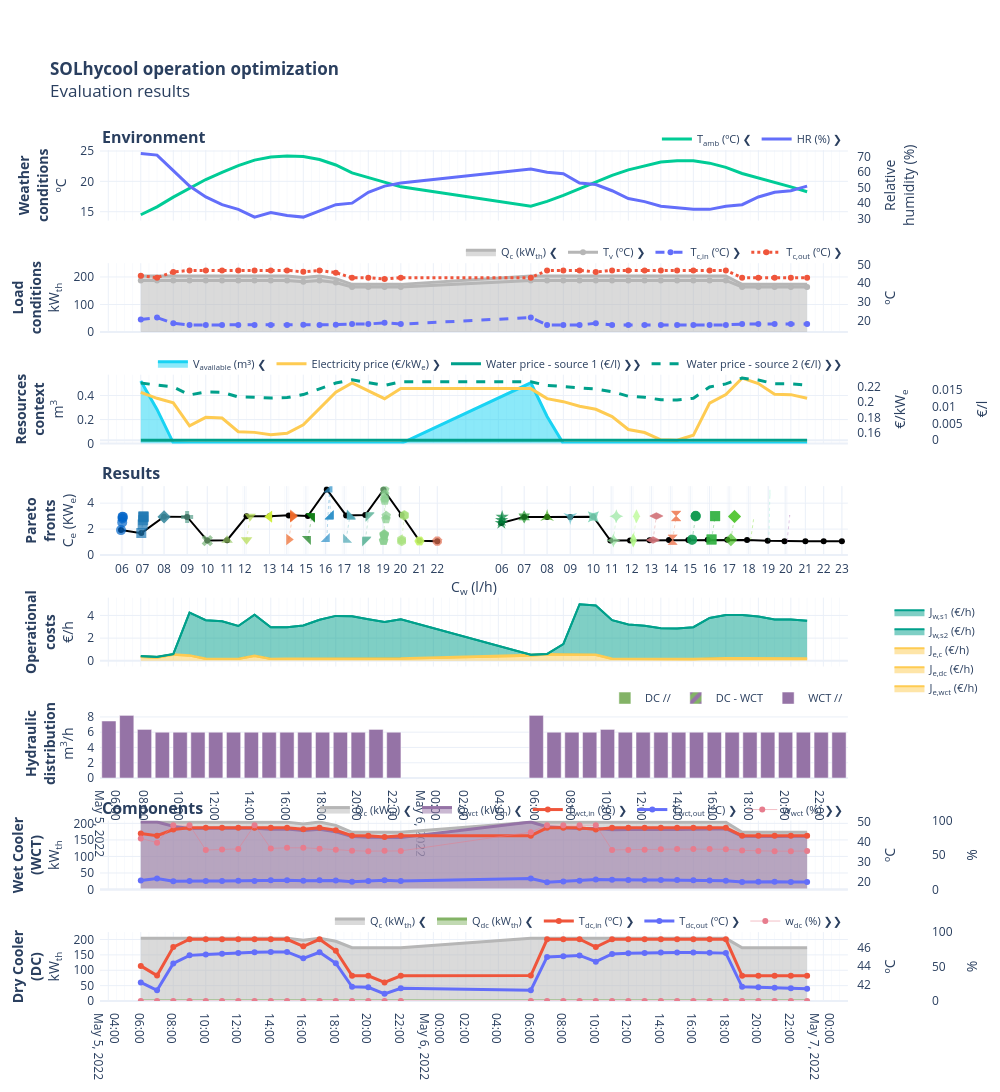

Here is the notebook cell this chart was saved with:
### Code cell
import hjson
from solhycool_visualization.objects import HorizonResultsVisualizer

hor_results = HorizonResults.initialize(all_path)
plot_config = hjson.loads(Path("/workspaces/SOLhycool/data/plot_config_day_horizon.hjson").read_text())
# plot_config["plots"].pop("paretos")

hor_viz = HorizonResultsVisualizer(
    day_results=hor_results,
    results_plot_config = plot_config
)
hor_viz.plot_results()
